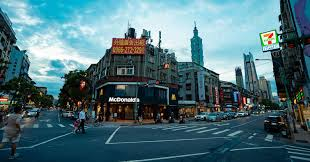
#> input picture Part7/street.jpg, 310 x 162 px
$ python blog007c.py
#> lines starting #> are read from the running program, lines starting #| are printed output that depends on the picture
import cv2
import numpy as np

src = cv2.imread('street.jpg')
#> src is the input picture: shape (162, 310, 3); mean B, G, R 119.2, 111, 78.2
rows,cols=src.shape[:2]
#> rows = 162; cols = 310

pos1 = np.float32([[114,82],[287,156],[8,322],[216,333]])
pos2 = np.float32([[0,0],[188,0],[0,262],[188,262]])
M = cv2.getPerspectiveTransform(pos1,pos2)

# 图像透视变换
result = cv2.warpPerspective(src,M,(190,272))
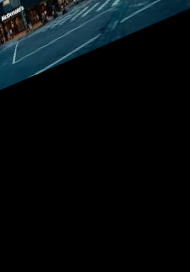
#> result: shape (272, 190, 3); mean B, G, R 13.4, 11.2, 5.7

# 显示图像
cv2.imshow('original',src)
cv2.imshow('result',result)

# 等待显示
cv2.waitKey(0)
cv2.destroyAllWindows()
